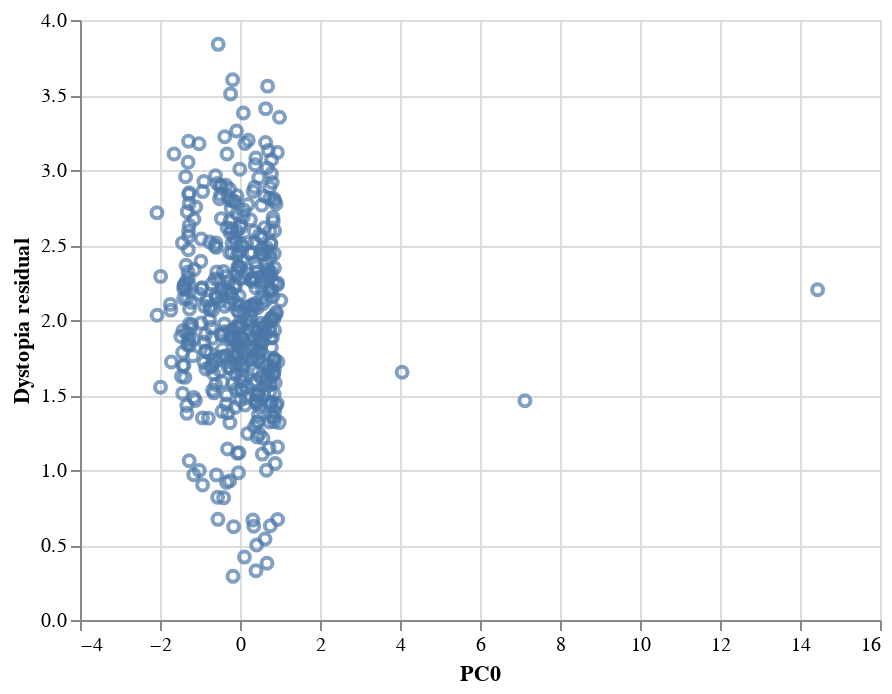

Notebook code for this chart:
### Code cell
neg_urbanization_residual_value.get_pca_chart(1)

### Figure 1 — Vega-Lite specification as saved in the notebook (floating-point values rounded to 4 significant figures; data arrays with more than 128 entries replaced by an {"elided": "..."} marker saying what was removed)
{"config": {"view": {"continuousWidth": 400, "continuousHeight": 300}}, "data": {"name": "data-4d98394804b5537a2c8743d3c41036ed"}, "mark": "point", "encoding": {"x": {"field": "PC0", "type": "quantitative"}, "y": {"field": "Dystopia residual", "type": "quantitative"}}, "selection": {"selector010": {"type": "interval", "bind": "scales", "encodings": ["x", "y"]}}, "$schema": "https://vega.github.io/schema/vega-lite/v4.17.0.json", "datasets": {"data-4d98394804b5537a2c8743d3c41036ed": {"elided": "457 records"}}}
